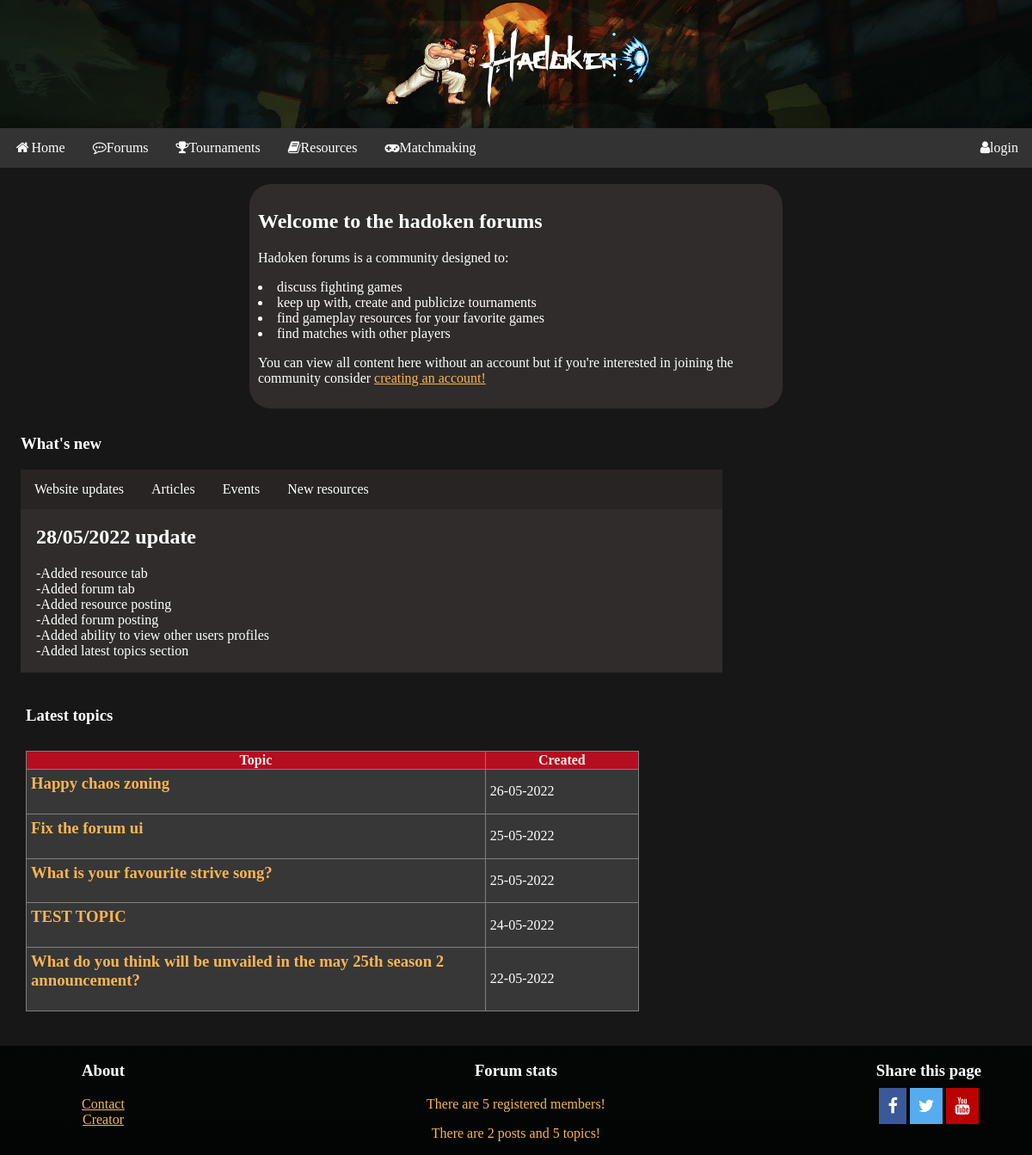
The page / on the database its author committed.
### tables this page shows
CREATE TABLE `webupdate` (
  `Webupdateid` int(11) NOT NULL,
  `title` varchar(50) DEFAULT NULL,
  `txt` varchar(8000) DEFAULT NULL
);

CREATE TABLE `topics` (
  `Topicid` int(11) NOT NULL,
  `title` varchar(255) DEFAULT NULL,
  `txt` varchar(8000) DEFAULT NULL,
  `date_post` datetime DEFAULT NULL,
  `likes` int(11) DEFAULT NULL,
  `FkCategory` int(11) DEFAULT NULL,
  `FkAccount` int(11) DEFAULT NULL
);

### index.php (the view, shortened to what this page needs)
<html>
    <head>
        <link rel="stylesheet" href="css/homestyle.css?t=<?php echo round(microtime(true)*1000);?>">
        <link rel="stylesheet" href="css/forums.css?t=<?php echo round(microtime(true)*1000);?>">
        <link rel="stylesheet" href="https://cdnjs.cloudflare.com/ajax/libs/font-awesome/4.7.0/css/font-awesome.min.css">
    </head>
    <body>
    <?php
				$mydb = new mysqli(SERVER, UTENTE, PASSWORD, DATABASE);
				$query1 = "SELECT COUNT(Accountid) AS num_account FROM account";
				$risultato1 = $mydb->query($query1);
                $querypost = "SELECT
                (SELECT count(Postid) FROM posts ) AS Count1,
                (SELECT count(Topicid) FROM topics ) AS Count2
              FROM posts, topics LIMIT 0,1";
                $risultatopost = $mydb->query($querypost);
			?>
    <div class="header">
        <img id="img" src="img/hadokenlogo.png" value="PLAY"  onclick="play()">
    </div>
    <nav class="navbar">
        <ul>
            <li><a href="index.php"><i class="fa fa-fw fa-home"></i>Home</a></li>
            <li><a href="forums/forums.php"><i class="fa fa-commenting-o"></i>Forums</a></li>
            <li class="dropdown">
                <a href="javascript:void(0)" class="dropbtn"><i class="fa fa-trophy" ></i>Tournaments</a>
            </li>
            <li class="dropdown">
                <a href="javascript:void(0)" class="dropbtn"><i class="fa fa-book"></i>Resources</a>
            </li>
            <li class="dropdown">
                <a href="javascript:void(0)" class="dropbtn"><i class="fa fa-gamepad"></i>Matchmaking</a>
            </li>
            <?php
            if(isset($_SESSION["username"])){
                ?><li style="float:right"><a href='account.php?id=<?php echo $_SESSION["username"]?>'><i class="fa fa-user"></i><?php echo $_SESSION["username"]?></a>
            <?php
            }else{
                ?><li style="float:right"><a onclick="document.getElementById('id01').style.display='block'" style="width:auto;"><i class="fa fa-user"></i>login</a>
                <?php
            }
            ?>
        </ul>
    </nav>
    <div class="bodyinner">
    <div class="welcome_text">
    <h2>Welcome to the hadoken forums</h2>
        <p>Hadoken forums is a community designed to: </p>
            <li>discuss fighting games</li><br>
            <li>keep up with, create and publicize tournaments</li><br>
            <li>find gameplay resources for your favorite games</li><br>
            <li>find matches with other players</li><br>
        <p>You can view all content here without an account but if you're interested in joining the community consider <a href="register.php">creating an account!</a></p>
    </div>
    <div class="whatisnew">
        <h3>What's new</h3>
        <ul>
            <li><a href="">Website updates</a></li>
            <li><a href="">Articles</a></li>
            <li><a href="">Events</a></li>
            <li><a href="">New resources</a></li>
        </ul>
    </div>
    <div class="whatisnewtxt">
        <?php
            $queryupdate = "SELECT *
            FROM webupdate LIMIT 0,1";
            $risultatoupdate = $mydb->query($queryupdate);
            while($row = $risultatoupdate->fetch_assoc()){
                echo'<h2>' . $row['title'] . '</h2>';
                echo'<p>' . $row['txt'] . '</p>';
                    }
        ?>
    </div>
    <div class="ltstpost">
            <h3>Latest topics</h3>
            <div class="ltsttable">
                <?php
                            $query3 = "SELECT
                                            Topicid,
                                            title AS topic_title,
                                            date_post,
                                            FkCategory
                                        FROM
                                            topics
                                        ORDER BY date_post DESC LIMIT 0,10";
                            $risultato3 = $mydb->query($query3);
                            if(!$risultato3)
                            {
                                echo 'The topics could not be displayed, please try again later.';
                            }
                            else
                            {
                                    echo '<table border="1">
                                        <tr>
                                            <th>Topic</th>
                                            <th>Created</th>
                                        </tr>';
                                    while($row = $risultato3->fetch_assoc())
                                    {
                                        echo '<tr>';
                                            echo '<td class="leftpart">';
                                                echo '<h3><a href="forums/topic.php?id=' . $row['Topicid'] . '">' . $row['topic_title'] . '</a><h3>';
                                            echo '</td>';
                                            echo '<td class="rightpart">';
                                                echo date('d-m-Y', strtotime($row['date_post']));
                                            echo '</td>';
                                        echo '</tr>';
                                    }
                                }
                    echo '</table>';
                ?>
            </div>
    </div>
    </div>
    <div class="footer">
        <div class="about">
            <H3>About</H3>
            <a href="">Contact</a><br>
            <a href="">Creator</a>
        </div>
        <div class="stats">
            <H3>Forum stats</H3>
            <?php
				while($row=$risultato1->fetch_assoc()){
					echo '<p>There are '.$row["num_account"].' registered members!</p>';
				}
			?>
            <?php
				while($row=$risultatopost->fetch_assoc()){
					echo '<p>There are '.$row["Count1"] .' posts and '.$row["Count2"] .' topics!</p>';
				}
			?>
        </div>
        <div class="share">
            <H3>Share this page</H3>
            <div class="icon-bar">
                <a href="https://www.facebook.com" class="facebook"><i class="fa fa-facebook"></i></a>
                <a href="https://twitter.com" class="twitter"><i class="fa fa-twitter"></i></a>
                <a href="https://www.youtube.com" class="youtube"><i class="fa fa-youtube"></i></a>
            </div>
        </div>
    </div>
    </body>
</html>

### css/homestyle.css (style rules this page uses)
body { margin: 0; background-image: linear-gradient(#0C1613,#030504); background-size: 100%; background-repeat: no-repeat; background-position: top; }
.bodyinner { background-color: #171717; padding-top: 4px; padding-bottom: 20px; }
.header { margin: 0; text-align: center; background-image: url("../img/Dojo.jpg"); background-size: 100% 100% ; background-repeat: no-repeat; }
ul { list-style-type: none; margin: 0; padding: 0; overflow: hidden; background-color: #333; }
.navbar { position: sticky; position: -webkit-sticky; text-align: center; top: 0; }
li { float: left; }
li a, .dropbtn { display: inline-block; color: white; text-align: center; padding: 14px 16px; text-decoration: none; }
li.dropdown { display: inline-block; }
.welcome_text { width: 50%; margin-left: auto; margin-right: auto; margin-top: 15px; margin-bottom: 5px; padding: 10px; background-color: #302c2c; color: white; border-radius: 25px; }
.welcome_text a { color: #F8B552; }
.whatisnew { margin-left: 2%; margin-right: 30%; margin-top: 20px; margin-bottom: 0px; }
.whatisnew ul { background-color: #282424; }
h3 { color: white; }
.whatisnewtxt { margin-left: 2%; margin-right: 30%; margin-top: 0px; margin-bottom: 20px; padding: 0 18px; overflow: hidden; background-color: #302c2c; color: white; }
.ltstpost { margin-left: 1%; margin-right: 30%; margin-top: 0px; margin-bottom: 20px; padding: 0 18px; overflow: hidden; }
.ltsttable { margin-left: 0; margin-right: 0; }
.footer { text-align: center; margin-top: 0%; margin-left: 0%; margin-right: 0%; color: #F8B552; }
.footer a { color: #F8B552; }
.about { float: left; width: 20%; }
.stats { float: left; width: 60%; }
.share { float: left; width: 20%; }
.youtube { background: #bb0000; color: white; }
.facebook { background: #3B5998; color: white; }
.twitter { background: #55ACEE; color: white; }
.icon-bar a { text-align: center; padding: 10px; transition: all 0.3s ease; color: white; font-size: 20px; }

### css/forums.css (style rules this page uses)
.welcome_text { margin-bottom: 30px; }
table { margin-top: 30px; border-collapse: collapse; width: 90%; }
table a { color: #F8B552; }
th { background-color: #B40E1F; color: #F0F0F0; }
td { padding: 5px; background-color: #373737; color: white; }
.leftpart { width: 60%; }
.leftpart a { text-decoration: none; }
.rightpart { width: 20%; }

### rows shown on the page
webupdate: title "28/05/2022 update", txt "-Added resource tab -Added forum tab -Added resource posting -Added forum posting -Added ability to view other users profiles -Added latest topics section"
topics: title "Happy chaos zoning", date_post "26-05-2022"
topics: title "Fix the forum ui", date_post "25-05-2022"
topics: title "What is your favourite strive song?", date_post "25-05-2022"
topics: title "TEST TOPIC", date_post "24-05-2022"
topics: title "What do you think will be unvailed in the may 25th season 2 announcement?", date_post "22-05-2022"

### other values the page prints
$row["num_account"] "5"
$row["Count1"] "2"
$row["Count2"] "5"
